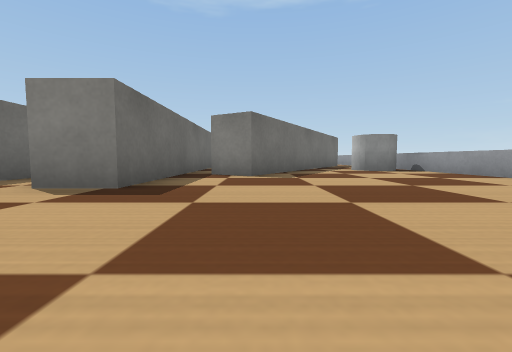
view 1 (above)

16 first-person views from a walk through a Webots world. The camera is 0.07 m above the floor, tilts 4° down and sees 90° across. The floor is counted in squares, 0.2 m on a side. Each view is taken from the middle of a square. On the plan, view 1 faces up. The plan holds only what a view shows up to about 9 squares ahead; the rest is blank. The robots in the file are not drawn. Webots' stock objects and surfaces are drawn as simple stand-ins.

view 2
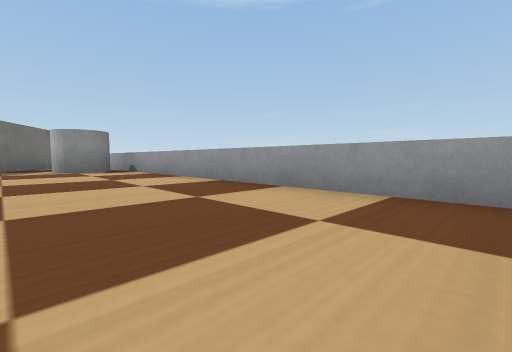

view 3
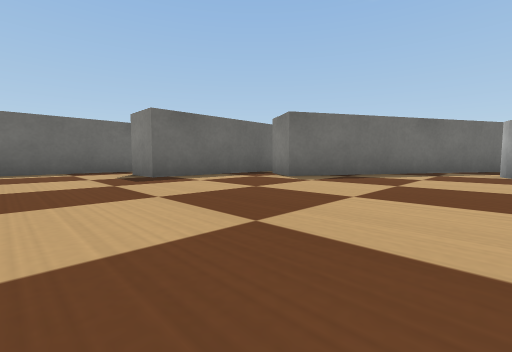

view 4
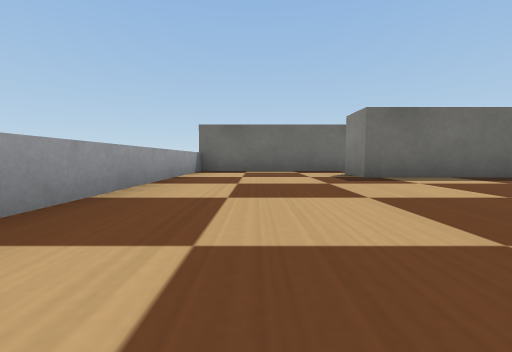

view 5
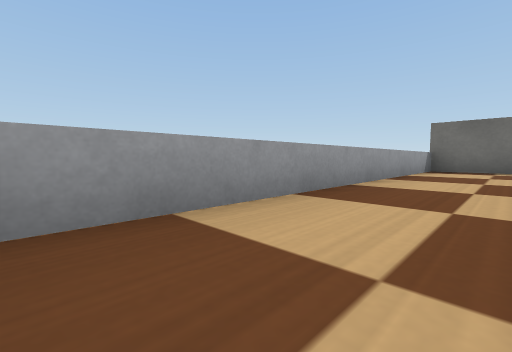

view 6
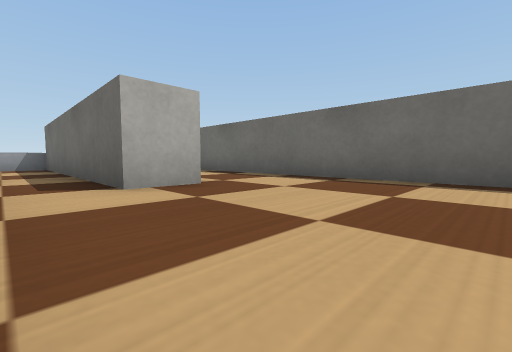

view 7
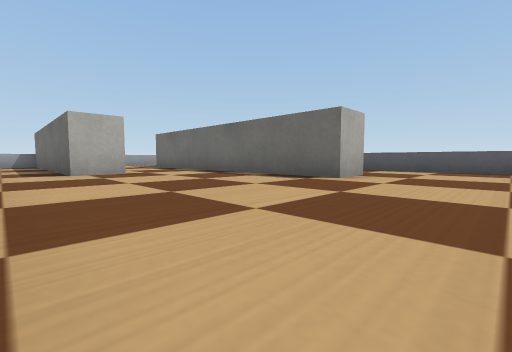

view 8
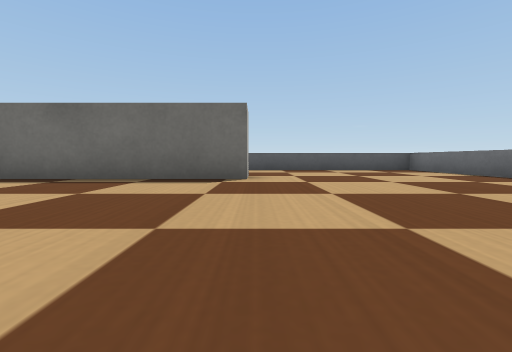

view 9
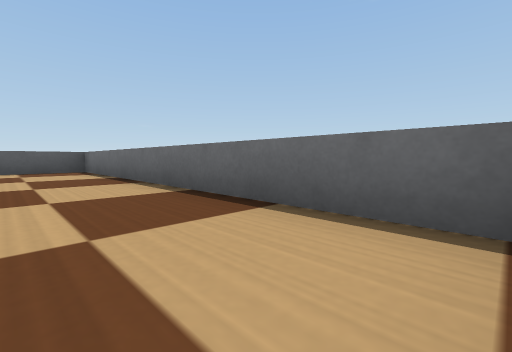

view 10
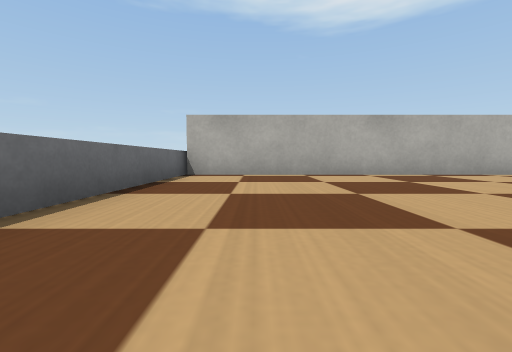

view 11
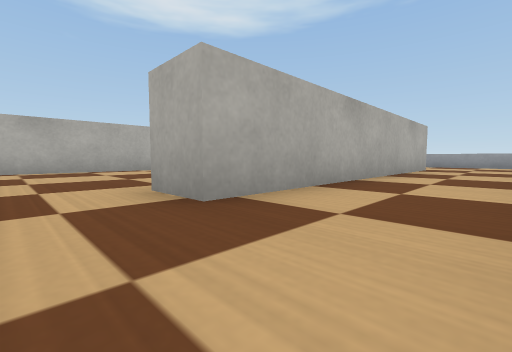

view 12
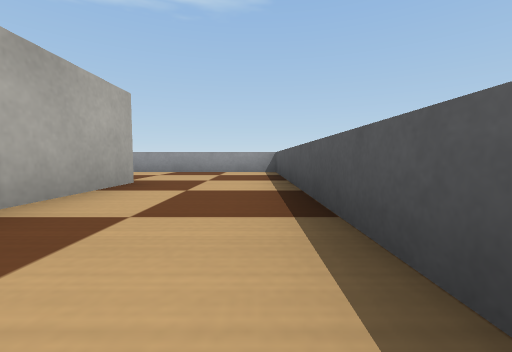

view 13
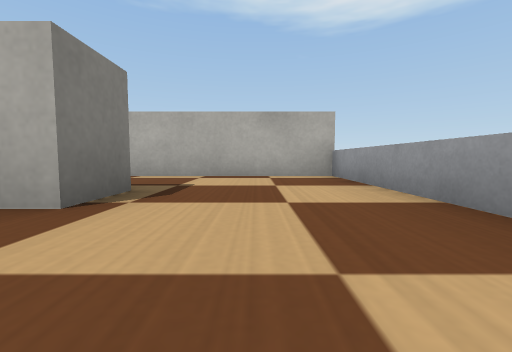

view 14
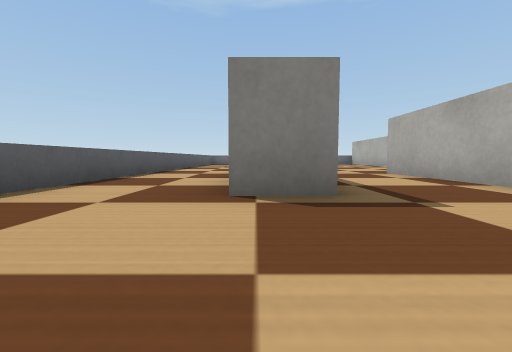

view 15
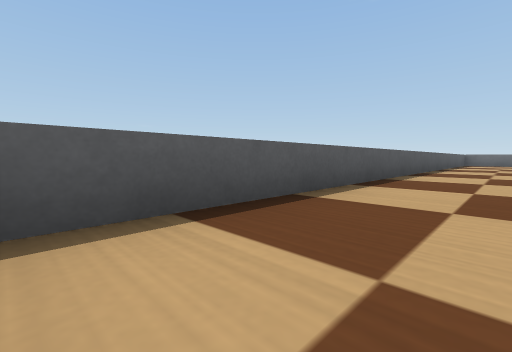

view 16
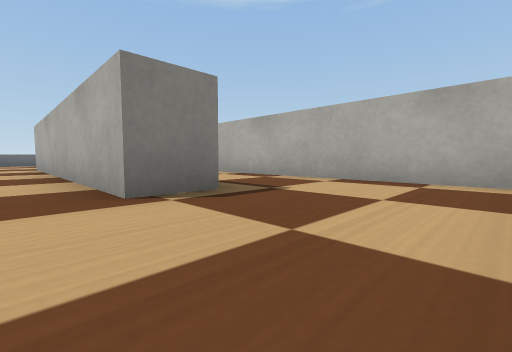

### Floor plan
Points are (right, up) in squares from view 1. A wall is a line through its corners. A room is listed if a view was taken in it or the views show most of it. See-through windows are left out.
Room 1 (views 1, 2, 3, 4, 5)
walls: (4.5, -0.1) (4.5, 9.1); (-2.5, -0.5) (4.1, -0.5); (2.7, 9.9) (-0.1, 5) (-1, 5.5); (-1.6, 9) (-1.6, 3) (-2.6, 3)
ways out: opening at (-2, 1) to room 2
objects: flower pot (3, 7) to (4, 8)
Room 2 (views 6, 7, 8, 9, 10, 11, 12, 13, 14, 15, 16)
walls: (-7.3, 9.8) (-7.3, 2.3) (-8.3, 2.3) (-8.3, 9.8) (-7.3, 9.8); (-2.6, 7.5) (-2.6, 14.5) (-10.5, 14.5) (-10.5, -0.5) (-5, -0.5) (-5, 6) (-4, 6) (-4, -0.5) (-2.5, -0.5)
ways out: opening at (-2, 1) to room 1

Where each view was taken, in squares from view 1:
view 1: 0 up, 0 right, facing up
view 2: 0 up, 2 right, facing up-right
view 3: 1 up, 3 right, facing up-left
view 4: 1 up, 3 right, facing left
view 5: 1 up, 4 right, facing down-left
view 6: 9 up, 3 left, facing down-left
view 7: 12 up, 3 left, facing down-left
view 8: 10 up, 3 left, facing left
view 9: 13 up, 3 left, facing up-left
view 10: 13 up, 8 left, facing right
view 11: 11 up, 10 left, facing down-right
view 12: 6 up, 10 left, facing down
view 13: 1 up, 10 left, facing right
view 14: 0 up, 8 left, facing up
view 15: 0 up, 9 left, facing up-left
view 16: 0 up, 9 left, facing up-right
